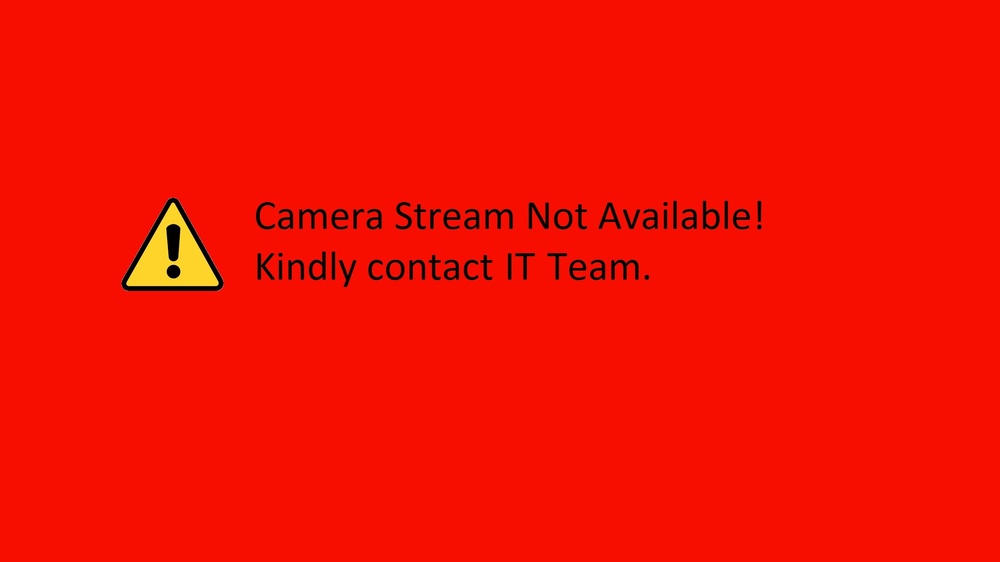
#> input picture data/StreamNotAvailable.jpg, 1000 x 562 px, shrunk from 2304 x 1296 before the run; its folder holds only this picture in this run
$ python -i EdgeDetection.py   (imports and definitions only)   (older library calls are emulated)
#> lines starting #> are read from the running program, lines starting #| are printed output that depends on the picture; after the words box and inside, x2 and y2 are one past the last pixel; in counts of white or black regions, pixels touching at a corner belong together
#> further down, picture is the input picture: shape (562, 1000, 3); mean B, G, R 0.7, 15.3, 243.3
import numpy as np
import glob
import os
import cv2


def Canny_detector(img, weak_th=None, strong_th=None):
    # conversion of image to grayscale
    img = img.astype(np.float32)
    img = cv2.cvtColor(img, cv2.COLOR_BGR2GRAY)
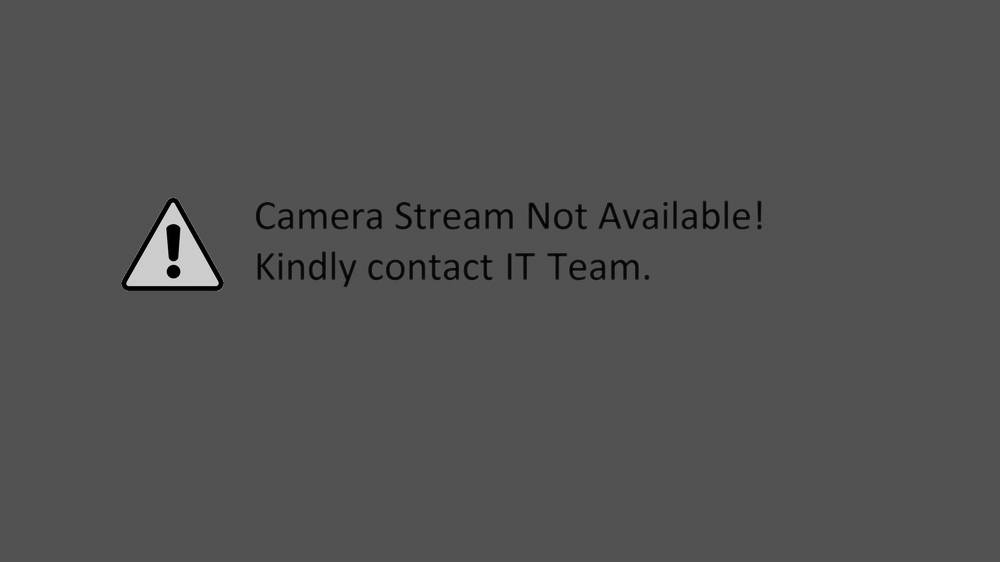
#> img: shape (562, 1000) float32; min 0, max 224.7, mean 81.8

    # Noise reduction step
    img = cv2.GaussianBlur(img, (5, 5), 1.4)

    # Calculating the gradients
    gx = cv2.Sobel(np.float32(img), cv2.CV_64F, 1, 0, 3)
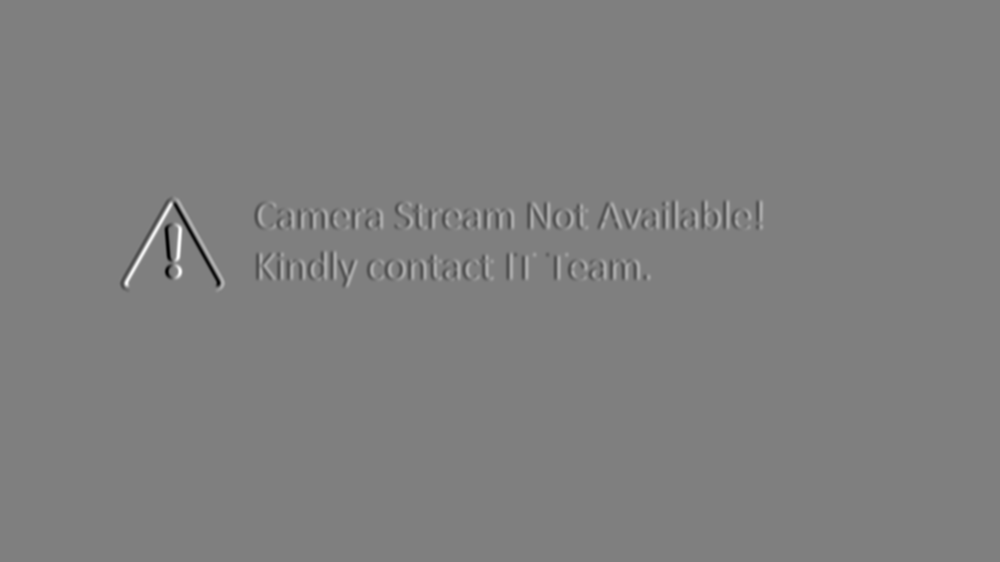
#> gx: shape (562, 1000) float64; min -443.8, max 443.6, mean 0; drawn with min black and max white
    gy = cv2.Sobel(np.float32(img), cv2.CV_64F, 0, 1, 3)

    # Conversion of Cartesian coordinates to polar
    mag, ang = cv2.cartToPolar(gx, gy, angleInDegrees=True)
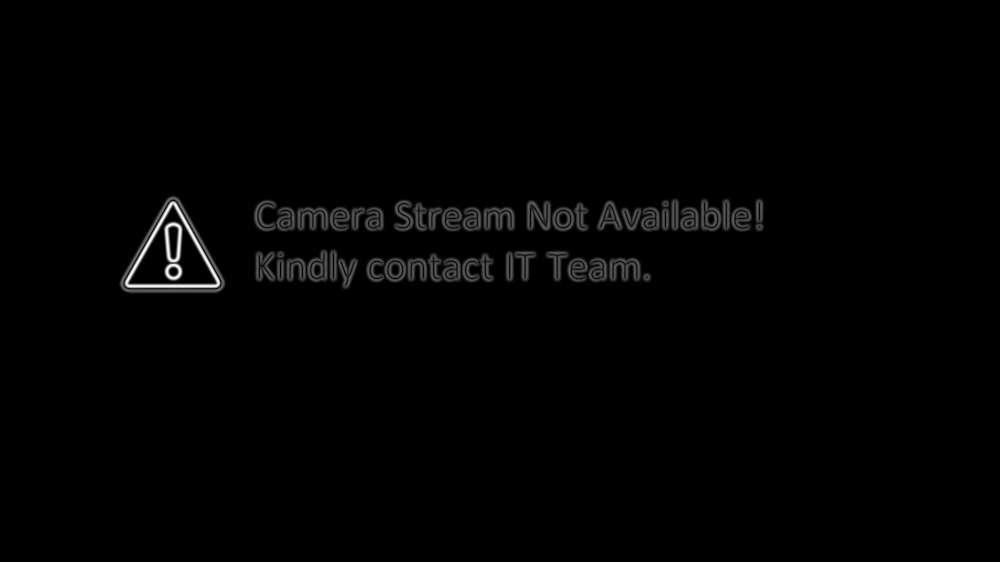
#> mag: shape (562, 1000) float64; min 0, max 455.4, mean 4.4; drawn with min black and max white
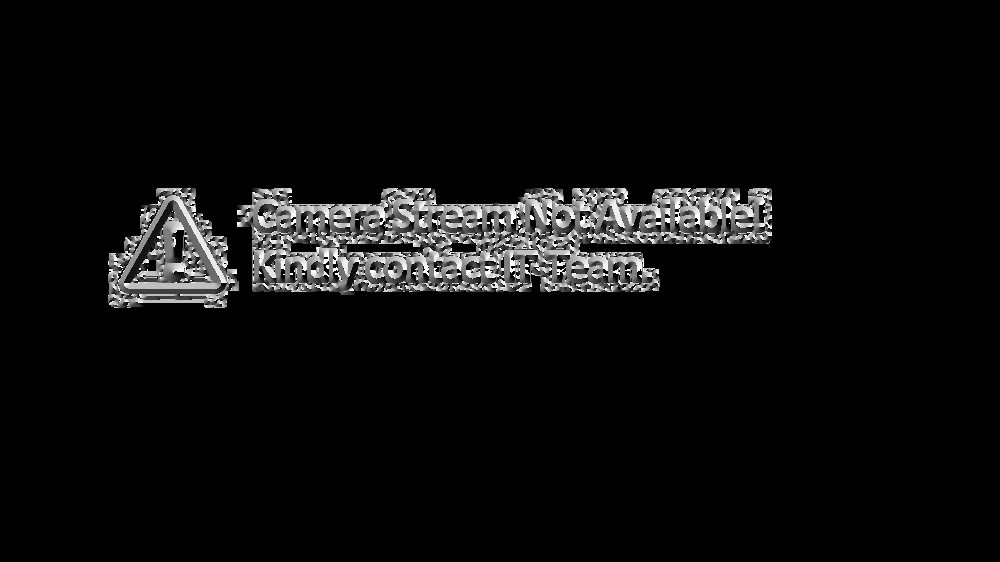
#> ang: shape (562, 1000) float64; min 0, max 360, mean 17; drawn with min black and max white

    # setting the minimum and maximum thresholds
    # for double thresholding
    mag_max = np.max(mag)
#> mag_max = 455.4
    if not weak_th: weak_th = mag_max * 0.1
#> weak_th = 45.54
    if not strong_th: strong_th = mag_max * 0.5
#> strong_th = 227.7

    # getting the dimensions of the input image
    height, width = img.shape
#> height = 562; width = 1000

    # Looping through every pixel of the grayscale
    # image
    for i_x in range(width):
        for i_y in range(height):

            grad_ang = ang[i_y, i_x]
            grad_ang = abs(grad_ang - 180) if abs(grad_ang) > 180 else abs(grad_ang)

            # selecting the neighbours of the target pixel
            # according to the gradient direction
            # In the x axis direction
            if grad_ang <= 22.5:
                neighb_1_x, neighb_1_y = i_x - 1, i_y
                neighb_2_x, neighb_2_y = i_x + 1, i_y

                # top right (diagnol-1) direction
            elif grad_ang > 22.5 and grad_ang <= (22.5 + 45):
                neighb_1_x, neighb_1_y = i_x - 1, i_y - 1
                neighb_2_x, neighb_2_y = i_x + 1, i_y + 1

            # In y-axis direction
            elif grad_ang > (22.5 + 45) and grad_ang <= (22.5 + 90):
                neighb_1_x, neighb_1_y = i_x, i_y - 1
                neighb_2_x, neighb_2_y = i_x, i_y + 1

            # top left (diagnol-2) direction
            elif grad_ang > (22.5 + 90) and grad_ang <= (22.5 + 135):
                neighb_1_x, neighb_1_y = i_x - 1, i_y + 1
                neighb_2_x, neighb_2_y = i_x + 1, i_y - 1

            # Now it restarts the cycle
            elif grad_ang > (22.5 + 135) and grad_ang <= (22.5 + 180):
                neighb_1_x, neighb_1_y = i_x - 1, i_y
                neighb_2_x, neighb_2_y = i_x + 1, i_y

                # Non-maximum suppression step
            if width > neighb_1_x >= 0 and height > neighb_1_y >= 0:
                if mag[i_y, i_x] < mag[neighb_1_y, neighb_1_x]:
                    mag[i_y, i_x] = 0
                    continue

            if width > neighb_2_x >= 0 and height > neighb_2_y >= 0:
                if mag[i_y, i_x] < mag[neighb_2_y, neighb_2_x]:
                    mag[i_y, i_x] = 0
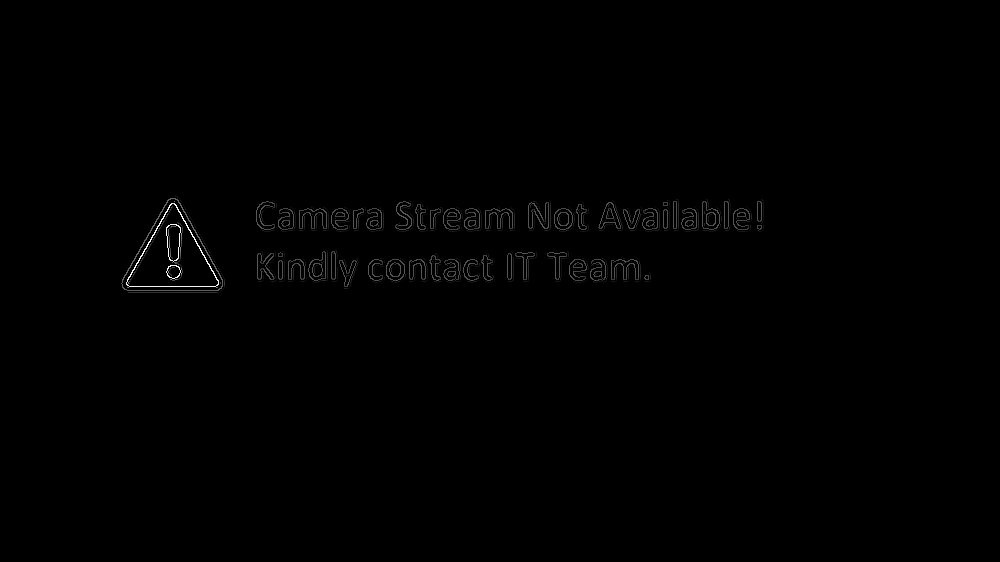
#> mag: shape (562, 1000) float64; 6.35% of pixels changed, all inside (x1, y1, x2, y2) = (108, 188, 772, 308); drawn with min black and max white

    weak_ids = np.zeros_like(img)
    strong_ids = np.zeros_like(img)
    ids = np.zeros_like(img)

    # double thresholding step
    for i_x in range(width):
        for i_y in range(height):

            grad_mag = mag[i_y, i_x]

            if grad_mag < weak_th:
                mag[i_y, i_x] = 0
            elif strong_th > grad_mag >= weak_th:
                ids[i_y, i_x] = 1
            else:
                ids[i_y, i_x] = 2
#> mag: shape (562, 1000) float64; 2.13% of pixels changed, all inside (x1, y1, x2, y2) = (109, 188, 772, 308)

    # finally returning the magnitude of
    # gradients of edges
    return mag


def detect_edge():
    # in_dir = "D://DataOnly//ParkingManagement//Cam1//training_data//train//occupied//"
    in_dir = "D:/DataOnly/ParkingManagement/Cam2/training_data/debug/IP/edge/"
    out_dir = "D:/DataOnly/ParkingManagement/Cam2/training_data/debug/IP/edge/"

    images = sorted(glob.glob(in_dir + "/*.png"))
    for i in range(len(images)):
        image_path = images[i]
        image_name = os.path.basename(image_path)

        img = cv2.imread(image_path)
        # bbox, label, conf = detect_common_objects(img)
        # print(label, conf)
        img = Canny_detector(img)
        cv2.imwrite(out_dir + image_name + "_out.png", img)
        print(image_name)

>>> import cv2
>>> picture = cv2.imread('../data/StreamNotAvailable.jpg')
>>> result = Canny_detector(picture)
